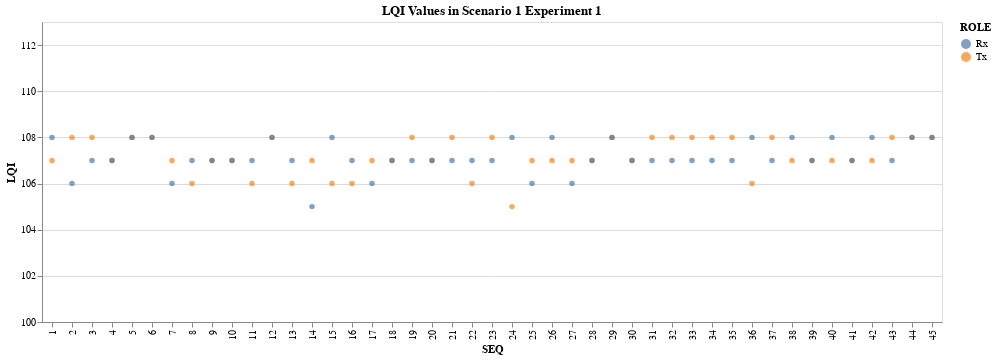

Notebook code cell kept with this figure:
### Markdown cell above
### LQI

### Code cell
LQI_df = logs.loc[((logs["ACK"]==0) & (logs["ROLE"]=="Rx")) | ((logs["ACK"]==240) & (logs["ROLE"]=="Tx"))][["SEQ", "LQI", "ROLE"]]

alt.Chart(LQI_df, title=f"LQI Values in Scenario 1 Experiment {experiment}").mark_point(filled=True).encode(
    x="SEQ:O",
    y=alt.Y("LQI:Q", scale=alt.Scale(domain=(min(LQI_df["LQI"])-5, max(LQI_df["LQI"])+5))),
    color="ROLE:N"
)

### Figure 1 — Vega-Lite specification as saved in the notebook (floating-point values rounded to 4 significant figures)
{"config": {"view": {"continuousWidth": 400, "continuousHeight": 300}}, "data": {"name": "data-b01b75b377914661925ac759009fee95"}, "mark": {"type": "point", "filled": true}, "encoding": {"color": {"field": "ROLE", "type": "nominal"}, "x": {"field": "SEQ", "type": "ordinal"}, "y": {"field": "LQI", "scale": {"domain": [100, 113]}, "type": "quantitative"}}, "title": "LQI Values in Scenario 1 Experiment 1", "$schema": "https://vega.github.io/schema/vega-lite/v4.17.0.json", "datasets": {"data-b01b75b377914661925ac759009fee95": [{"SEQ": 1, "LQI": 107, "ROLE": "Tx"}, {"SEQ": 2, "LQI": 108, "ROLE": "Tx"}, {"SEQ": 3, "LQI": 108, "ROLE": "Tx"}, {"SEQ": 4, "LQI": 107, "ROLE": "Tx"}, {"SEQ": 5, "LQI": 108, "ROLE": "Tx"}, {"SEQ": 6, "LQI": 108, "ROLE": "Tx"}, {"SEQ": 7, "LQI": 107, "ROLE": "Tx"}, {"SEQ": 8, "LQI": 106, "ROLE": "Tx"}, {"SEQ": 9, "LQI": 107, "ROLE": "Tx"}, {"SEQ": 10, "LQI": 107, "ROLE": "Tx"}, {"SEQ": 11, "LQI": 106, "ROLE": "Tx"}, {"SEQ": 12, "LQI": 108, "ROLE": "Tx"}, {"SEQ": 13, "LQI": 106, "ROLE": "Tx"}, {"SEQ": 14, "LQI": 107, "ROLE": "Tx"}, {"SEQ": 15, "LQI": 106, "ROLE": "Tx"}, {"SEQ": 16, "LQI": 106, "ROLE": "Tx"}, {"SEQ": 17, "LQI": 107, "ROLE": "Tx"}, {"SEQ": 18, "LQI": 107, "ROLE": "Tx"}, {"SEQ": 19, "LQI": 108, "ROLE": "Tx"}, {"SEQ": 20, "LQI": 107, "ROLE": "Tx"}, {"SEQ": 21, "LQI": 108, "ROLE": "Tx"}, {"SEQ": 22, "LQI": 106, "ROLE": "Tx"}, {"SEQ": 23, "LQI": 108, "ROLE": "Tx"}, {"SEQ": 24, "LQI": 105, "ROLE": "Tx"}, {"SEQ": 25, "LQI": 107, "ROLE": "Tx"}, {"SEQ": 26, "LQI": 107, "ROLE": "Tx"}, {"SEQ": 27, "LQI": 107, "ROLE": "Tx"}, {"SEQ": 28, "LQI": 107, "ROLE": "Tx"}, {"SEQ": 29, "LQI": 108, "ROLE": "Tx"}, {"SEQ": 30, "LQI": 107, "ROLE": "Tx"}, {"SEQ": 31, "LQI": 108, "ROLE": "Tx"}, {"SEQ": 32, "LQI": 108, "ROLE": "Tx"}, {"SEQ": 33, "LQI": 108, "ROLE": "Tx"}, {"SEQ": 34, "LQI": 108, "ROLE": "Tx"}, {"SEQ": 35, "LQI": 108, "ROLE": "Tx"}, {"SEQ": 36, "LQI": 106, "ROLE": "Tx"}, {"SEQ": 37, "LQI": 108, "ROLE": "Tx"}, {"SEQ": 38, "LQI": 107, "ROLE": "Tx"}, {"SEQ": 39, "LQI": 107, "ROLE": "Tx"}, {"SEQ": 40, "LQI": 107, "ROLE": "Tx"}, {"SEQ": 41, "LQI": 107, "ROLE": "Tx"}, {"SEQ": 42, "LQI": 107, "ROLE": "Tx"}, {"SEQ": 43, "LQI": 108, "ROLE": "Tx"}, {"SEQ": 44, "LQI": 108, "ROLE": "Tx"}, {"SEQ": 45, "LQI": 108, "ROLE": "Tx"}, {"SEQ": 1, "LQI": 108, "ROLE": "Rx"}, {"SEQ": 2, "LQI": 106, "ROLE": "Rx"}, {"SEQ": 3, "LQI": 107, "ROLE": "Rx"}, {"SEQ": 4, "LQI": 107, "ROLE": "Rx"}, {"SEQ": 5, "LQI": 108, "ROLE": "Rx"}, {"SEQ": 6, "LQI": 108, "ROLE": "Rx"}, {"SEQ": 7, "LQI": 106, "ROLE": "Rx"}, {"SEQ": 8, "LQI": 107, "ROLE": "Rx"}, {"SEQ": 9, "LQI": 107, "ROLE": "Rx"}, {"SEQ": 10, "LQI": 107, "ROLE": "Rx"}, {"SEQ": 11, "LQI": 107, "ROLE": "Rx"}, {"SEQ": 12, "LQI": 108, "ROLE": "Rx"}, {"SEQ": 13, "LQI": 107, "ROLE": "Rx"}, {"SEQ": 14, "LQI": 105, "ROLE": "Rx"}, {"SEQ": 15, "LQI": 108, "ROLE": "Rx"}, {"SEQ": 16, "LQI": 107, "ROLE": "Rx"}, {"SEQ": 17, "LQI": 106, "ROLE": "Rx"}, {"SEQ": 18, "LQI": 107, "ROLE": "Rx"}, {"SEQ": 19, "LQI": 107, "ROLE": "Rx"}, {"SEQ": 20, "LQI": 107, "ROLE": "Rx"}, {"SEQ": 21, "LQI": 107, "ROLE": "Rx"}, {"SEQ": 22, "LQI": 107, "ROLE": "Rx"}, {"SEQ": 23, "LQI": 107, "ROLE": "Rx"}, {"SEQ": 24, "LQI": 108, "ROLE": "Rx"}, {"SEQ": 25, "LQI": 106, "ROLE": "Rx"}, {"SEQ": 26, "LQI": 108, "ROLE": "Rx"}, {"SEQ": 27, "LQI": 106, "ROLE": "Rx"}, {"SEQ": 28, "LQI": 107, "ROLE": "Rx"}, {"SEQ": 29, "LQI": 108, "ROLE": "Rx"}, {"SEQ": 30, "LQI": 107, "ROLE": "Rx"}, {"SEQ": 31, "LQI": 107, "ROLE": "Rx"}, {"SEQ": 32, "LQI": 107, "ROLE": "Rx"}, {"SEQ": 33, "LQI": 107, "ROLE": "Rx"}, {"SEQ": 34, "LQI": 107, "ROLE": "Rx"}, {"SEQ": 35, "LQI": 107, "ROLE": "Rx"}, {"SEQ": 36, "LQI": 108, "ROLE": "Rx"}, {"SEQ": 37, "LQI": 107, "ROLE": "Rx"}, {"SEQ": 38, "LQI": 108, "ROLE": "Rx"}, {"SEQ": 39, "LQI": 107, "ROLE": "Rx"}, {"SEQ": 40, "LQI": 108, "ROLE": "Rx"}, {"SEQ": 41, "LQI": 107, "ROLE": "Rx"}, {"SEQ": 42, "LQI": 108, "ROLE": "Rx"}, {"SEQ": 43, "LQI": 107, "ROLE": "Rx"}, {"SEQ": 44, "LQI": 108, "ROLE": "Rx"}, {"SEQ": 45, "LQI": 108, "ROLE": "Rx"}]}}
